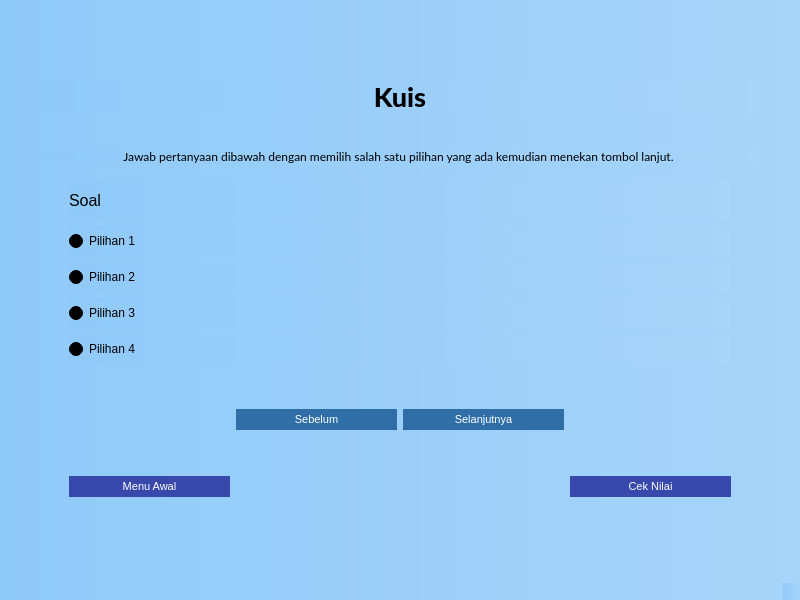
<?xml version="1.0" encoding="UTF-8"?>
<ui version="4.0">
 <class>hasil_detail</class>
 <widget class="QMainWindow" name="hasil_detail">
  <property name="geometry">
   <rect>
    <x>0</x>
    <y>0</y>
    <width>800</width>
    <height>600</height>
   </rect>
  </property>
  <property name="windowTitle">
   <string>Hasil Sniffing</string>
  </property>
  <property name="styleSheet">
   <string notr="true">background-color: qlineargradient(spread:pad, x1:0, y1:0, x2:1, y2:0, stop:0 #90caf9, stop:1 #a6d4fa);</string>
  </property>
  <widget class="QWidget" name="centralwidget">
   <layout class="QVBoxLayout" name="verticalLayout">
    <item>
     <layout class="QVBoxLayout" name="verticalLayout_2">
      <property name="leftMargin">
       <number>30</number>
      </property>
      <property name="topMargin">
       <number>20</number>
      </property>
      <property name="rightMargin">
       <number>30</number>
      </property>
      <item>
       <widget class="QLabel" name="label">
        <property name="sizePolicy">
         <sizepolicy hsizetype="Preferred" vsizetype="Fixed">
          <horstretch>0</horstretch>
          <verstretch>0</verstretch>
         </sizepolicy>
        </property>
        <property name="font">
         <font>
          <family>Lato Heavy</family>
          <pointsize>20</pointsize>
         </font>
        </property>
        <property name="text">
         <string>Kuis</string>
        </property>
        <property name="alignment">
         <set>Qt::AlignCenter</set>
        </property>
       </widget>
      </item>
      <item>
       <spacer name="verticalSpacer_2">
        <property name="orientation">
         <enum>Qt::Vertical</enum>
        </property>
        <property name="sizeType">
         <enum>QSizePolicy::Fixed</enum>
        </property>
        <property name="sizeHint" stdset="0">
         <size>
          <width>20</width>
          <height>30</height>
         </size>
        </property>
       </spacer>
      </item>
      <item>
       <widget class="QLabel" name="label_3">
        <property name="sizePolicy">
         <sizepolicy hsizetype="Preferred" vsizetype="Fixed">
          <horstretch>0</horstretch>
          <verstretch>0</verstretch>
         </sizepolicy>
        </property>
        <property name="font">
         <font>
          <family>Lato</family>
          <pointsize>9</pointsize>
         </font>
        </property>
        <property name="text">
         <string>Jawab pertanyaan dibawah dengan memilih salah satu pilihan yang ada kemudian menekan tombol lanjut. </string>
        </property>
        <property name="alignment">
         <set>Qt::AlignCenter</set>
        </property>
       </widget>
      </item>
      <item>
       <layout class="QVBoxLayout" name="verticalLayout_3">
        <property name="leftMargin">
         <number>30</number>
        </property>
        <property name="topMargin">
         <number>10</number>
        </property>
        <property name="rightMargin">
         <number>30</number>
        </property>
        <property name="bottomMargin">
         <number>20</number>
        </property>
        <item>
         <widget class="QLabel" name="soal_kuis">
          <property name="sizePolicy">
           <sizepolicy hsizetype="Preferred" vsizetype="Fixed">
            <horstretch>0</horstretch>
            <verstretch>0</verstretch>
           </sizepolicy>
          </property>
          <property name="minimumSize">
           <size>
            <width>0</width>
            <height>40</height>
           </size>
          </property>
          <property name="font">
           <font>
            <pointsize>12</pointsize>
           </font>
          </property>
          <property name="text">
           <string>Soal</string>
          </property>
         </widget>
        </item>
        <item>
         <widget class="QRadioButton" name="pilihan1">
          <property name="sizePolicy">
           <sizepolicy hsizetype="Minimum" vsizetype="Fixed">
            <horstretch>0</horstretch>
            <verstretch>0</verstretch>
           </sizepolicy>
          </property>
          <property name="minimumSize">
           <size>
            <width>0</width>
            <height>30</height>
           </size>
          </property>
          <property name="text">
           <string>Pilihan 1</string>
          </property>
         </widget>
        </item>
        <item>
         <widget class="QRadioButton" name="pilihan2">
          <property name="minimumSize">
           <size>
            <width>0</width>
            <height>30</height>
           </size>
          </property>
          <property name="text">
           <string>Pilihan 2</string>
          </property>
         </widget>
        </item>
        <item>
         <widget class="QRadioButton" name="pilihan3">
          <property name="minimumSize">
           <size>
            <width>0</width>
            <height>30</height>
           </size>
          </property>
          <property name="text">
           <string>Pilihan 3</string>
          </property>
         </widget>
        </item>
        <item>
         <widget class="QRadioButton" name="pilihan4">
          <property name="minimumSize">
           <size>
            <width>0</width>
            <height>30</height>
           </size>
          </property>
          <property name="text">
           <string>Pilihan 4</string>
          </property>
         </widget>
        </item>
        <item>
         <layout class="QGridLayout" name="gridLayout">
          <item row="3" column="0">
           <widget class="QPushButton" name="kembaliBtn">
            <property name="minimumSize">
             <size>
              <width>100</width>
              <height>0</height>
             </size>
            </property>
            <property name="styleSheet">
             <string notr="true">padding: 4px 15px;
font-size: 11px;
text-align: center;
cursor: pointer;
outline: none;
color: #fff;
background-color: #3949AB;
border: none;
border-radius: 15px;
box-shadow: 0 9px #999;</string>
            </property>
            <property name="text">
             <string>Menu Awal</string>
            </property>
            <property name="icon">
             <iconset>
              <normaloff>resource/1x/Asset 2.png</normaloff>resource/1x/Asset 2.png</iconset>
            </property>
           </widget>
          </item>
          <item row="3" column="3">
           <widget class="QPushButton" name="nilaiBtn">
            <property name="styleSheet">
             <string notr="true">padding: 4px 15px;
font-size: 11px;
text-align: center;
cursor: pointer;
outline: none;
color: #fff;
background-color: #3949AB;
border: none;
border-radius: 15px;
box-shadow: 0 9px #999;</string>
            </property>
            <property name="text">
             <string>Cek Nilai</string>
            </property>
           </widget>
          </item>
          <item row="0" column="2">
           <widget class="QPushButton" name="pushButton_2">
            <property name="styleSheet">
             <string notr="true">padding: 4px 15px;
font-size: 11px;
text-align: center;
cursor: pointer;
outline: none;
color: #fff;
background-color: #306ea8;
border: none;
border-radius: 15px;
box-shadow: 0 9px #999;</string>
            </property>
            <property name="text">
             <string>Selanjutnya</string>
            </property>
           </widget>
          </item>
          <item row="0" column="1">
           <widget class="QPushButton" name="sebelumBtn">
            <property name="styleSheet">
             <string notr="true">padding: 4px 15px;
color: rgb(37, 179, 255);
font-size: 11px;
text-align: center;
cursor: pointer;
outline: none;
color: #fff;
background-color: #306ea8;
border: none;
border-radius: 15px;
box-shadow: 0 9px #999;</string>
            </property>
            <property name="text">
             <string>Sebelum</string>
            </property>
           </widget>
          </item>
          <item row="3" column="1" colspan="2">
           <spacer name="horizontalSpacer">
            <property name="orientation">
             <enum>Qt::Horizontal</enum>
            </property>
            <property name="sizeType">
             <enum>QSizePolicy::Expanding</enum>
            </property>
            <property name="sizeHint" stdset="0">
             <size>
              <width>50</width>
              <height>20</height>
             </size>
            </property>
           </spacer>
          </item>
          <item row="0" column="0">
           <spacer name="verticalSpacer_3">
            <property name="orientation">
             <enum>Qt::Vertical</enum>
            </property>
            <property name="sizeType">
             <enum>QSizePolicy::Minimum</enum>
            </property>
            <property name="sizeHint" stdset="0">
             <size>
              <width>20</width>
              <height>100</height>
             </size>
            </property>
           </spacer>
          </item>
         </layout>
        </item>
       </layout>
      </item>
     </layout>
    </item>
   </layout>
  </widget>
  <widget class="QMenuBar" name="menubar">
   <property name="geometry">
    <rect>
     <x>0</x>
     <y>0</y>
     <width>800</width>
     <height>21</height>
    </rect>
   </property>
  </widget>
  <widget class="QStatusBar" name="statusbar"/>
 </widget>
 <resources/>
 <connections/>
</ui>
